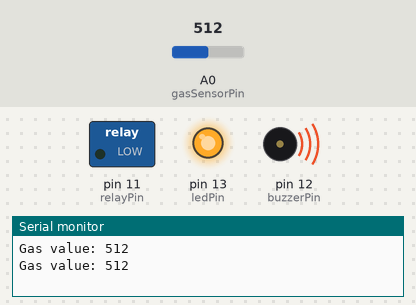
The sketch below on a simulated Arduino Uno, built with avr-gcc and run on an emulated ATmega328P. On the bench: switched loads named in the sketch (green lamp = pin HIGH), output pins drawn as LEDs (lit = HIGH), buzzer (waves = sounding, pin HIGH), the last lines printed to the serial monitor. Inputs (shaded band) come from the test bench; at power-on: A0 (gasSensorPin) = 512.

Above: at 1.8 s.
1.9 s: A0 (gasSensorPin) set to 486
At 2.6 s:
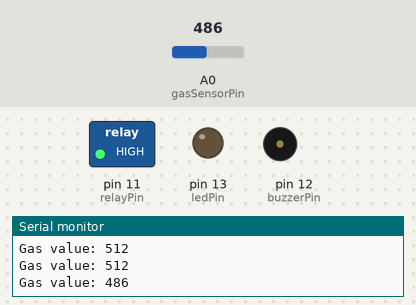
3.5 s: A0 (gasSensorPin) set to 510
At 5.2 s:
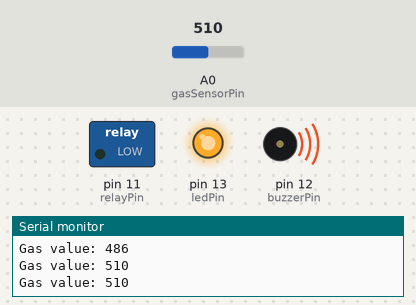
5.5 s: A0 (gasSensorPin) set to 490
At 6.9 s:
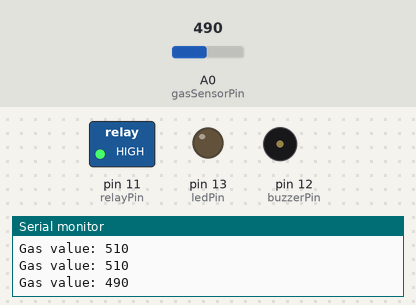
Timing chart, 0 to 8.5 s (numbered marks = the images above; inputs shaded):
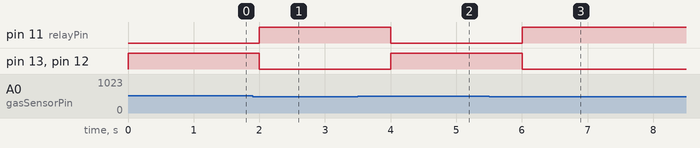

Measured:
- the behaviour switches between 501 and 500 on A0 (gasSensorPin) (found by bisection; images 0 and 1)
- after the input at 1.9 s, pin 11 (relayPin): LOW → HIGH after 0.10 s; pin 13 (ledPin), pin 12 (buzzerPin): HIGH → LOW after 0.10 s
- after the input at 3.5 s, pin 11 (relayPin): HIGH → LOW after 0.50 s; pin 13 (ledPin), pin 12 (buzzerPin): LOW → HIGH after 0.50 s
- after the input at 5.5 s, pin 11 (relayPin): LOW → HIGH after 0.50 s; pin 13 (ledPin), pin 12 (buzzerPin): HIGH → LOW after 0.50 s

The sketch:

arduino_code.ino
```cpp
const int gasSensorPin = A0; // Analog input pin for gas sensor
const int ledPin = 13; // Digital output pin for LED
const int buzzerPin = 12; // Digital output pin for buzzer
const int relayPin = 11; // Digital output pin for relay

int gasThreshold = 500; // Set gas threshold value (adjust as needed)

void setup() {
  Serial.begin(9600); // Start serial communication for debugging
  pinMode(ledPin, OUTPUT); // Set LED pin as output
  pinMode(buzzerPin, OUTPUT); // Set buzzer pin as output
  pinMode(relayPin, OUTPUT); // Set relay pin as output
  digitalWrite(relayPin, HIGH); // Set relay pin HIGH to turn off appliances
}

void loop() {
  int gasValue = analogRead(gasSensorPin); // Read gas sensor value
  Serial.print("Gas value: "); // Print gas value for debugging
  Serial.println(gasValue);

  if (gasValue > gasThreshold) { // If gas value exceeds threshold
    digitalWrite(ledPin, HIGH); // Turn on LED
    digitalWrite(buzzerPin, HIGH); // Turn on buzzer
    digitalWrite(relayPin, LOW); // Turn off appliances
  } else { // If gas value is below threshold
    digitalWrite(ledPin, LOW); // Turn off LED
    digitalWrite(buzzerPin, LOW); // Turn off buzzer
    digitalWrite(relayPin, HIGH); // Turn on appliances
  }

  delay(1000); // Delay 1 second before reading again
}
```
